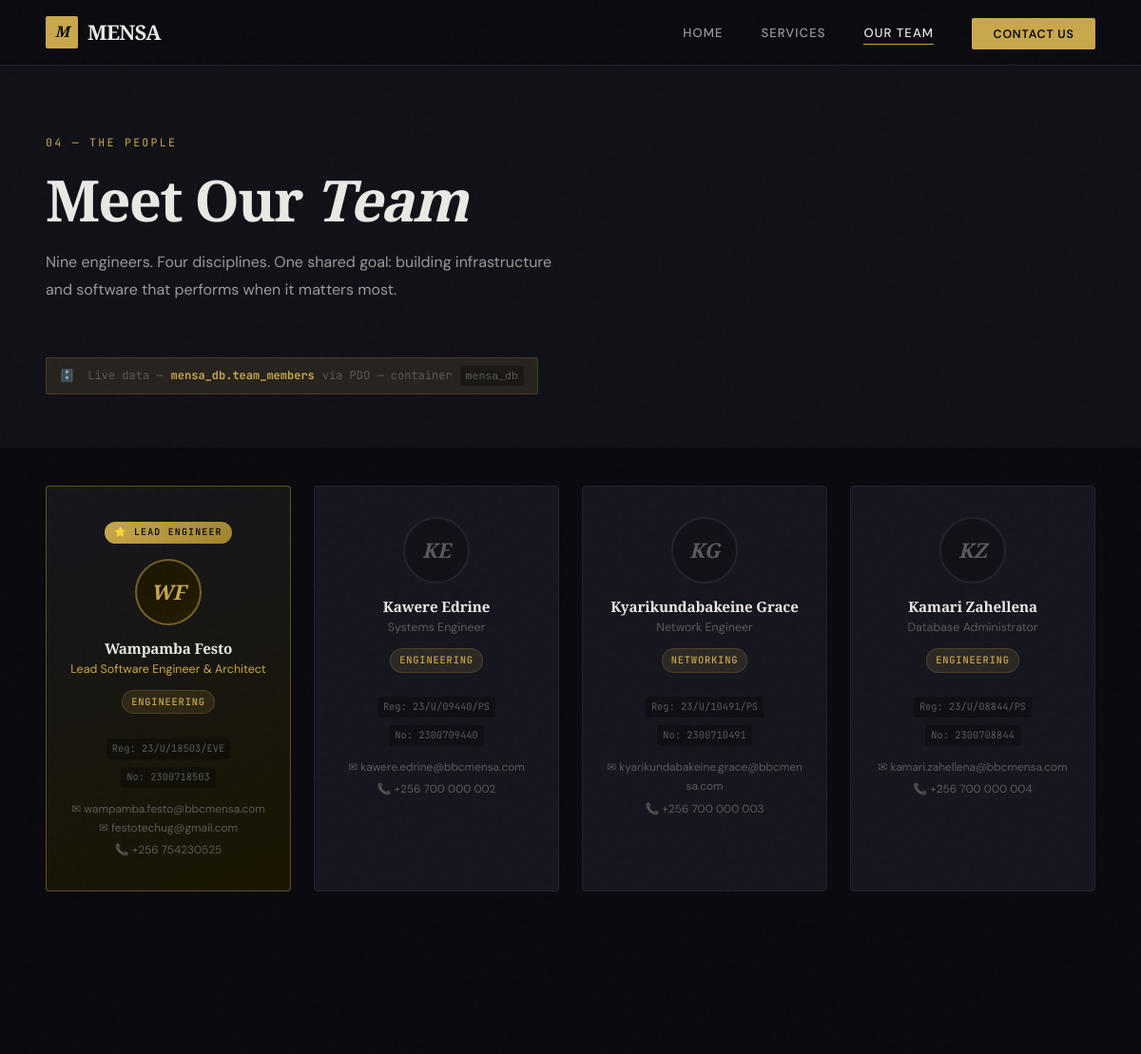
Before: /team.php (upper part) with the older database file.
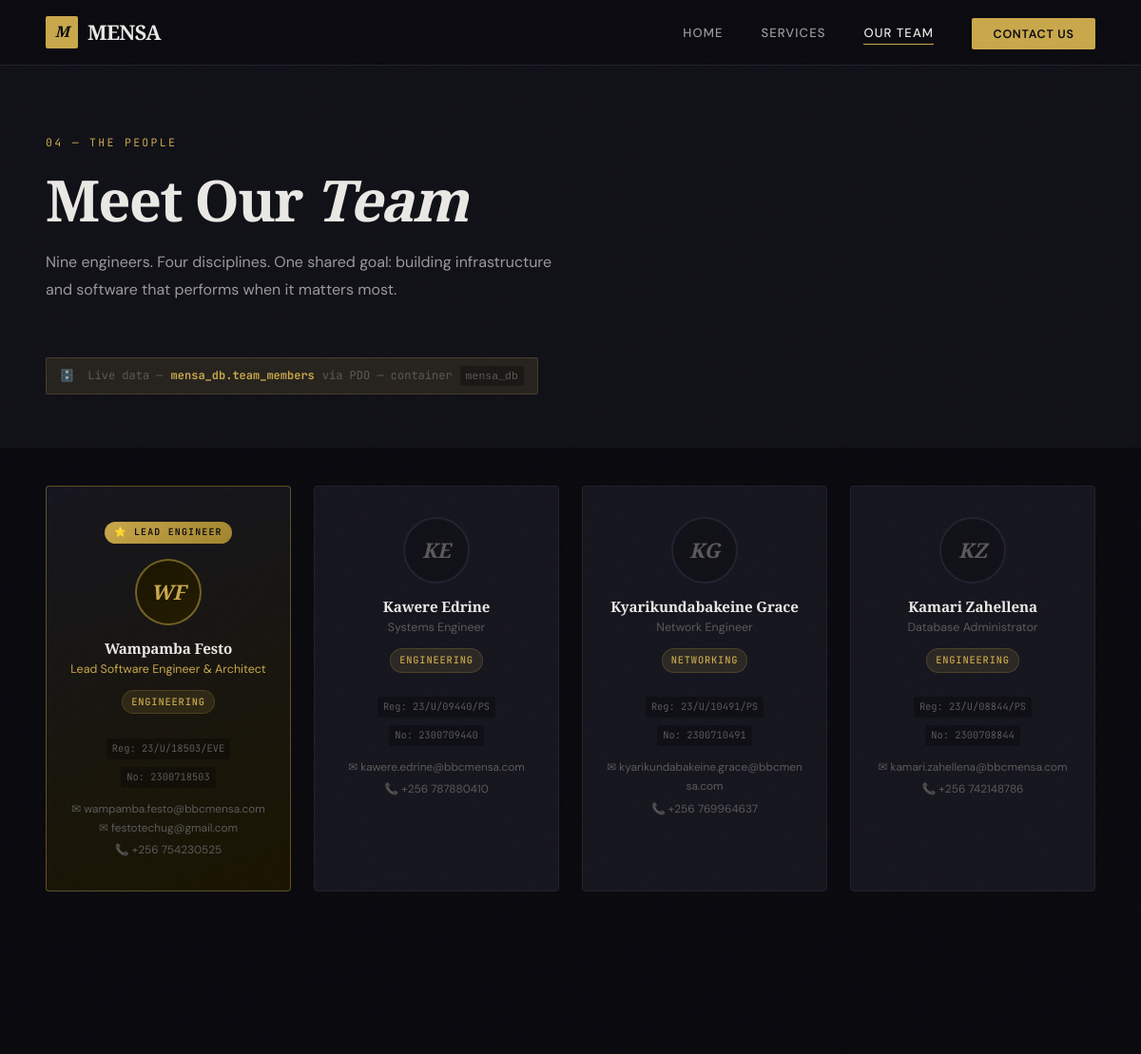
After: the same page with the newer database file.
### tables this page shows
CREATE TABLE IF NOT EXISTS team_members (
    id          INT          UNSIGNED AUTO_INCREMENT PRIMARY KEY,
    full_name   VARCHAR(120) NOT NULL,
    role        VARCHAR(150) NOT NULL,
    department  VARCHAR(100) NOT NULL DEFAULT 'Engineering',
    email       VARCHAR(180) NOT NULL UNIQUE,
    phone       VARCHAR(30)           DEFAULT NULL,
    reg_number  VARCHAR(60)           DEFAULT NULL COMMENT 'University Registration Number',
    student_no  VARCHAR(30)           DEFAULT NULL COMMENT 'University Student Number',
    bio         TEXT                  DEFAULT NULL,
    is_lead     TINYINT(1)   NOT NULL DEFAULT 0    COMMENT '1 = Lead, 0 = Member',
    joined_date DATE                  DEFAULT NULL,
    created_at  TIMESTAMP    NOT NULL DEFAULT CURRENT_TIMESTAMP,
    updated_at  TIMESTAMP    NOT NULL DEFAULT CURRENT_TIMESTAMP ON UPDATE CURRENT_TIMESTAMP
);

### www/team.php (the view, shortened to what this page needs)
<?php
$members = [];
$dbError = null;
try {
    $pdo  = getDbConnection();
    $stmt = $pdo->query(
        'SELECT id, full_name, role, department, email, phone,
                reg_number, student_no, is_lead
         FROM   team_members
         ORDER  BY is_lead DESC, id ASC'
    );
    $members = $stmt->fetchAll();
} catch (RuntimeException $e) {
    $dbError = $e->getMessage();
}
function getInitials(string $name): string {
    $parts    = explode(' ', trim($name));
    $initials = '';
    foreach (array_slice($parts, 0, 2) as $p) {
        $initials .= mb_strtoupper(mb_substr($p, 0, 1));
    }
    return $initials ?: '?';
}
?>
<!DOCTYPE html>
<html lang="en">
<head>
  <link rel="stylesheet" href="assets/css/style.css" />
</head>
<body>
<nav class="navbar" id="navbar">
  <div class="navbar-inner">
    <a href="index.php" class="navbar-logo">
      <div class="logo-mark">M</div>
      MENSA
    </a>
    <ul class="navbar-links" id="navLinks">
      <li><a href="index.php">Home</a></li>
      <li><a href="services.php">Services</a></li>
      <li><a href="team.php" class="active">Our Team</a></li>
      <li><a href="contact.php" class="btn-nav">Contact Us</a></li>
    </ul>
  </div>
</nav>
<section class="section" style="padding-top:140px; padding-bottom:2rem; background:var(--bg-secondary);">
  <div class="container">
    <div class="reveal">
      <span class="section-eyebrow">04 — The People</span>
      <h1 class="section-title" style="font-size:clamp(2.4rem,5vw,3.8rem);">
        Meet Our <em>Team</em>
      </h1>
      <p class="section-subtitle">
        Nine engineers. Four disciplines. One shared goal: building infrastructure
        and software that performs when it matters most.
      </p>
      <div class="db-info">
        🗄️&nbsp; Live data —
        <strong style="color:var(--accent);">mensa_db.team_members</strong>
        via PDO &mdash; container
        <code style="background:rgba(0,0,0,0.3);padding:1px 6px;border-radius:2px;font-size:0.72rem;">mensa_db</code>
      </div>
    </div>
  </div>
</section>
<section class="section" style="padding-top:2.5rem;">
  <div class="container">
    <?php if ($dbError): ?>
      <div class="db-notice reveal">
        <strong>⚠ Database Unavailable:</strong> <?= htmlspecialchars($dbError) ?><br>
        <small>Ensure the Docker containers are running: <code>docker compose up -d</code></small>
      </div>
    <?php elseif (empty($members)): ?>
      <div class="db-notice reveal">
        No team members found. Run <code>docker compose down -v &amp;&amp; docker compose up -d</code> to re-seed.
      </div>
    <?php else: ?>
      <div class="team-grid">
        <?php foreach ($members as $m): ?>
          <?php $isLead = (bool)$m['is_lead']; ?>
          <article class="team-card <?= $isLead ? 'is-lead' : '' ?> reveal">
            <?php if ($isLead): ?>
              <div class="badge-lead">⭐ Lead Engineer</div>
            <?php endif; ?>
            <div class="team-avatar"><?= htmlspecialchars(getInitials($m['full_name'])) ?></div>
            <h3 class="team-name"><?= htmlspecialchars($m['full_name']) ?></h3>
            <p class="team-role"><?= htmlspecialchars($m['role']) ?></p>
            <span class="team-dept"><?= htmlspecialchars($m['department']) ?></span>
            <div style="margin:0.5rem 0;">
              <?php if (!empty($m['reg_number'])): ?>
                <div class="team-meta">Reg: <?= htmlspecialchars($m['reg_number']) ?></div>
              <?php endif; ?>
              <?php if (!empty($m['student_no'])): ?>
                <div class="team-meta">No: <?= htmlspecialchars($m['student_no']) ?></div>
              <?php endif; ?>
            </div>
            <div class="team-contact">
              <?php if (!empty($m['email'])): ?>
                <div><a href="mailto:<?= htmlspecialchars($m['email']) ?>">✉ <?= htmlspecialchars($m['email']) ?></a></div>
              <?php endif; ?>
              <?php if ($isLead): ?>
                <div><a href="mailto:festotechug@gmail.com">✉ festotechug@gmail.com</a></div>
              <?php endif; ?>
              <?php if (!empty($m['phone'])): ?>
                <div style="margin-top:3px;">📞 <?= htmlspecialchars($m['phone']) ?></div>
              <?php endif; ?>
            </div>
          </article>
        <?php endforeach; ?>
      </div>
    <?php endif; ?>
  </div>
</section>
</body>
</html>

Changed rows visible on the page:
changed team_members "KE": phone "+256 700 000 002" → "+256 787880410"
changed team_members "KG": phone "+256 700 000 003" → "+256 769964637"
changed team_members "KZ": phone "+256 700 000 004" → "+256 742148786"
